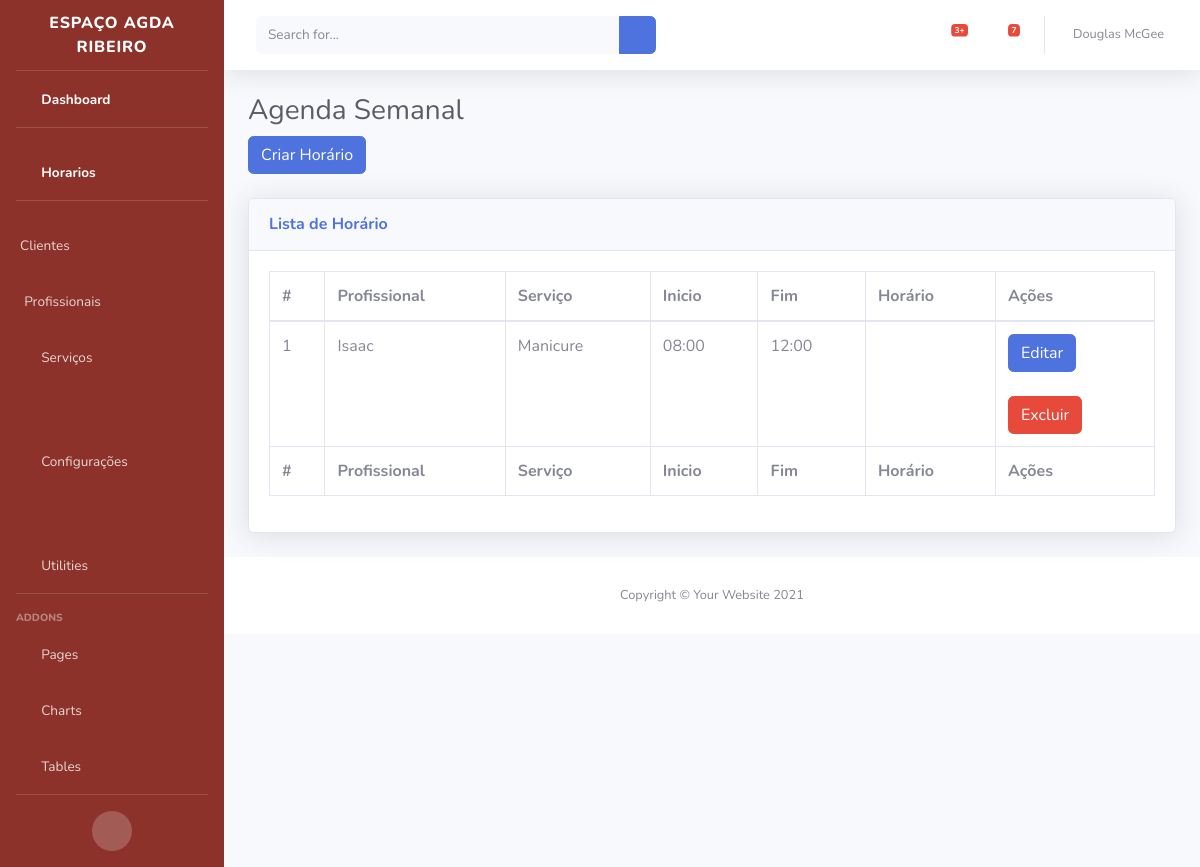
The app's page /horarios with its own data.
### agendamentos/models/horarios.py (models this page shows)
class Horario(models.Model):
    servico = models.ForeignKey(Servico, on_delete=models.CASCADE)
    colaborador = models.ForeignKey(Colaborador, on_delete=models.CASCADE)
    inicio = models.TimeField()
    fim = models.TimeField()
    dia_da_semana = models.ManyToManyField(DiaSemana)
    disponivel = models.BooleanField(default=True)
    criado_em = models.DateTimeField(auto_now_add=True)
    atualizado_em = models.DateTimeField(auto_now=True)

### usuarios/models/colaborador.py (models this page shows)
class Colaborador(Pessoa):
    tipo_colaborador = models.CharField(
                        max_length=10,
                        choices=STATUS_COLABORADOR,
                        default="funcio"
    )
    def __str__(self):
        return self.nome

### agendamentos/models/servicos.py (models this page shows)
class Servico(models.Model):
    titulo = models.CharField(max_length=255, blank=True)
    preco = models.CharField(max_length=20,blank=True,null=True)
    duracao = models.CharField(max_length=20, blank=True, null=True)
    comissao = models.CharField(max_length=20, blank=True, null=True)
    descricao = models.TextField()
    criado_em = models.DateTimeField(auto_now_add=True)
    atualizado_em = models.DateTimeField(auto_now=True)
    imagen = models.ImageField(upload_to='media/imagens/%d/%m/%Y/',null=True, blank=True)
    def __str__(self):
        return self.titulo

### agendamentos/views.py (the view)
# urls.py: path("horarios",horarios,name="horarios"),
def horarios(request):
    horarios = Horario.objects.all()
    print(horarios)
    return render(
                request,
                "admin/agendas.html",
                {
                    "horarios":horarios
                }
                )

### templates/admin/agendas.html (shortened to what this page needs)
{% extends  "admin/base.html" %}
{% load static %}
{% block content %}
<h1 class="h3 mb-2 text-gray-800">Agenda Semanal</h1>
                    <a type="button" class="btn btn-primary"href="{% url 'criar_horario' %}">Criar Horário</a>
                    <br>
                    <br>
                    <div class="card shadow mb-4">
                        <div class="card-header py-3">
                            <h6 class="m-0 font-weight-bold text-primary">Lista de Horário</h6>
                        </div>
                        <div class="card-body">
                            <div class="table-responsive">
                                <table class="table table-bordered" id="dataTable" width="100%" cellspacing="0">
                                    <thead>
                                        <tr>
                                            <th>#</th>
                                            <th>Profissional</th>
                                            <th>Serviço</th>
                                            <th>Inicio</th>
                                            <th>Fim</th>
                                            <th>Horário</th>
                                            <th>Ações</th>
                                        </tr>
                                    </thead>
                                    <tfoot>
                                        <tr>
                                            <th>#</th>
                                            <th>Profissional</th>
                                            <th>Serviço</th>
                                            <th>Inicio</th>
                                            <th>Fim</th>
                                            <th>Horário</th>
                                            <th>Ações</th>
                                        </tr>
                                    </tfoot>
                                    <tbody>
                                        {% for horario in horarios %}
                                        <tr>
                                            <td>{{horario.id}}</td>
                                            <td>
                                                {{horario.colaborador}}
                                            </td>
                                            <td>{{horario.servico}}</td>
                                            <td>{{horario.inicio}}</td>
                                            <td>{{horario.fim}}</td>
                                            <td >
                                            </td>
                                            <td>
                                                <a type="button" class="btn btn-primary" href="{% url 'editar_horario' horario.id %}">Editar</a>
                                                <br>
                                                <br>
                                                <a type="button" class="btn btn-danger" href="{% url 'excluir_horario' horario.id %}">Excluir</a>
                                            </td>
                                        </tr>
                                        {% endfor %}
                                    </tbody>
                                </table>
                            </div>
                        </div>
                    </div>
{% endblock %}

### records on screen
Horario: id "1", colaborador "Isaac", servico "Manicure", inicio "08:00", fim "12:00"
